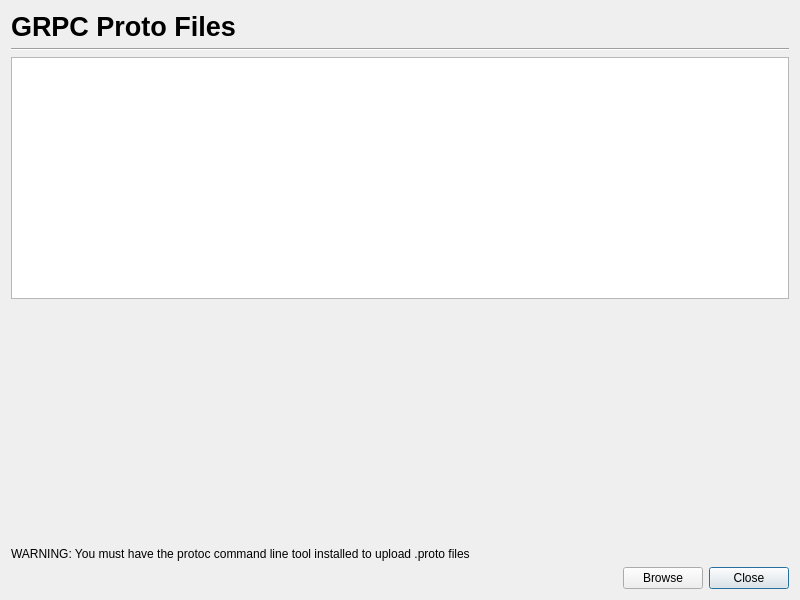
<?xml version="1.0" encoding="UTF-8"?>
<ui version="4.0">
 <class>ProtoDefsDialog</class>
 <widget class="QDialog" name="ProtoDefsDialog">
  <property name="geometry">
   <rect>
    <x>0</x>
    <y>0</y>
    <width>800</width>
    <height>600</height>
   </rect>
  </property>
  <property name="windowTitle">
   <string>Intercept Docker</string>
  </property>
  <layout class="QVBoxLayout" name="verticalLayout">
   <item>
    <layout class="QHBoxLayout" name="horizontalLayout">
     <item>
      <widget class="QLabel" name="label_3">
       <property name="font">
        <font>
         <pointsize>20</pointsize>
         <bold>true</bold>
        </font>
       </property>
       <property name="text">
        <string>GRPC Proto Files</string>
       </property>
       <property name="alignment">
        <set>Qt::AlignmentFlag::AlignLeading|Qt::AlignmentFlag::AlignLeft|Qt::AlignmentFlag::AlignTop</set>
       </property>
      </widget>
     </item>
    </layout>
   </item>
   <item>
    <widget class="Line" name="line">
     <property name="orientation">
      <enum>Qt::Orientation::Horizontal</enum>
     </property>
    </widget>
   </item>
   <item>
    <widget class="QTableView" name="protoDefsTable"/>
   </item>
   <item>
    <spacer name="verticalSpacer_2">
     <property name="orientation">
      <enum>Qt::Orientation::Vertical</enum>
     </property>
     <property name="sizeHint" stdset="0">
      <size>
       <width>20</width>
       <height>1</height>
      </size>
     </property>
    </spacer>
   </item>
   <item>
    <widget class="QLabel" name="warningLabel">
     <property name="text">
      <string>WARNING: You must have the protoc command line tool installed to upload .proto files</string>
     </property>
    </widget>
   </item>
   <item>
    <layout class="QHBoxLayout" name="horizontalLayout_5">
     <item>
      <spacer name="horizontalSpacer">
       <property name="orientation">
        <enum>Qt::Orientation::Horizontal</enum>
       </property>
       <property name="sizeHint" stdset="0">
        <size>
         <width>40</width>
         <height>20</height>
        </size>
       </property>
      </spacer>
     </item>
     <item>
      <widget class="QPushButton" name="uploadButton">
       <property name="text">
        <string>Browse</string>
       </property>
       <property name="autoDefault">
        <bool>false</bool>
       </property>
      </widget>
     </item>
     <item>
      <widget class="QPushButton" name="closeButton">
       <property name="text">
        <string>Close</string>
       </property>
      </widget>
     </item>
    </layout>
   </item>
  </layout>
 </widget>
 <resources/>
 <connections/>
</ui>
